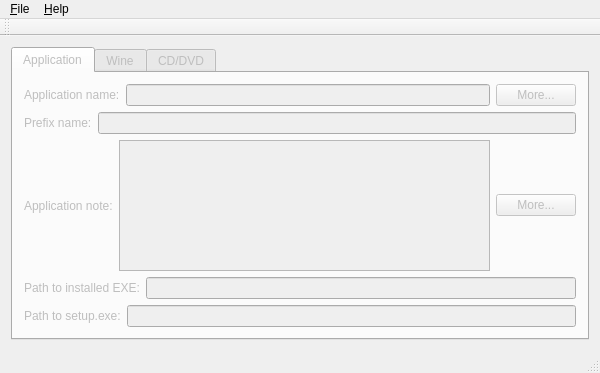
<?xml version="1.0" encoding="UTF-8"?>
<ui version="4.0">
 <class>MainWindow</class>
 <widget class="QMainWindow" name="MainWindow">
  <property name="geometry">
   <rect>
    <x>0</x>
    <y>0</y>
    <width>600</width>
    <height>373</height>
   </rect>
  </property>
  <property name="windowTitle">
   <string>wgedit</string>
  </property>
  <widget class="QWidget" name="centralWidget">
   <layout class="QHBoxLayout" name="horizontalLayout">
    <item>
     <widget class="QTabWidget" name="tabWidget">
      <property name="enabled">
       <bool>false</bool>
      </property>
      <property name="currentIndex">
       <number>0</number>
      </property>
      <widget class="QWidget" name="tabApp">
       <attribute name="title">
        <string>Application</string>
       </attribute>
       <layout class="QVBoxLayout" name="verticalLayout">
        <item>
         <layout class="QHBoxLayout" name="horizontalLayout_2">
          <item>
           <widget class="QLabel" name="label">
            <property name="text">
             <string>Application name:</string>
            </property>
           </widget>
          </item>
          <item>
           <widget class="QLineEdit" name="txtName"/>
          </item>
          <item>
           <widget class="QPushButton" name="cmdMoreNames">
            <property name="statusTip">
             <string>With this button you can translate name in many languages</string>
            </property>
            <property name="text">
             <string>More...</string>
            </property>
           </widget>
          </item>
         </layout>
        </item>
        <item>
         <layout class="QHBoxLayout" name="horizontalLayout_3">
          <item>
           <widget class="QLabel" name="label_2">
            <property name="text">
             <string>Prefix name:</string>
            </property>
           </widget>
          </item>
          <item>
           <widget class="QLineEdit" name="txtPrefix"/>
          </item>
         </layout>
        </item>
        <item>
         <layout class="QHBoxLayout" name="horizontalLayout_7">
          <item>
           <widget class="QLabel" name="label_6">
            <property name="text">
             <string>Application note:</string>
            </property>
           </widget>
          </item>
          <item>
           <widget class="QTextEdit" name="textEdit"/>
          </item>
          <item>
           <widget class="QPushButton" name="pushButton">
            <property name="statusTip">
             <string>With this button you can translate note in many languages</string>
            </property>
            <property name="text">
             <string>More...</string>
            </property>
           </widget>
          </item>
         </layout>
        </item>
        <item>
         <layout class="QHBoxLayout" name="horizontalLayout_11">
          <item>
           <widget class="QLabel" name="label_10">
            <property name="toolTip">
             <string>It`s optional. Example: c:/program files/coolprog/coolprog.exe -opengl</string>
            </property>
            <property name="statusTip">
             <string>If you`re want to add a link to your program, give full path to EXE with arguments here.</string>
            </property>
            <property name="text">
             <string>Path to installed EXE:</string>
            </property>
           </widget>
          </item>
          <item>
           <widget class="QLineEdit" name="txtExepath">
            <property name="toolTip">
             <string>It`s optional. Example: c:/program files/coolprog/coolprog.exe -opengl</string>
            </property>
            <property name="statusTip">
             <string>If you`re want to add a link to your program, give full path to EXE with arguments here</string>
            </property>
           </widget>
          </item>
         </layout>
        </item>
        <item>
         <layout class="QHBoxLayout" name="horizontalLayout_12">
          <item>
           <widget class="QLabel" name="label_11">
            <property name="text">
             <string>Path to setup.exe:</string>
            </property>
           </widget>
          </item>
          <item>
           <widget class="QLineEdit" name="txtSetup">
            <property name="toolTip">
             <string>&lt;!DOCTYPE HTML PUBLIC &quot;-//W3C//DTD HTML 4.0//EN&quot; &quot;http://www.w3.org/TR/REC-html40/strict.dtd&quot;&gt;
&lt;html&gt;&lt;head&gt;&lt;meta name=&quot;qrichtext&quot; content=&quot;1&quot; /&gt;&lt;style type=&quot;text/css&quot;&gt;
p, li { white-space: pre-wrap; }
&lt;/style&gt;&lt;/head&gt;&lt;body style=&quot; font-family:'Droid Sans'; font-size:8pt; font-weight:400; font-style:normal;&quot;&gt;
&lt;table style=&quot;-qt-table-type: root; margin-top:4px; margin-bottom:4px; margin-left:4px; margin-right:4px;&quot;&gt;
&lt;tr&gt;
&lt;td style=&quot;border: none;&quot;&gt;
&lt;p style=&quot; margin-top:0px; margin-bottom:0px; margin-left:0px; margin-right:0px; -qt-block-indent:0; text-indent:0px;&quot;&gt;It`s optional. Example: setup.exe&lt;/p&gt;
&lt;p style=&quot; margin-top:0px; margin-bottom:0px; margin-left:0px; margin-right:0px; -qt-block-indent:0; text-indent:0px;&quot;&gt;&lt;span style=&quot; font-weight:600;&quot;&gt;If leave empty, then autorun.inf will be used.&lt;/span&gt;&lt;/p&gt;&lt;/td&gt;&lt;/tr&gt;&lt;/table&gt;&lt;/body&gt;&lt;/html&gt;</string>
            </property>
            <property name="statusTip">
             <string>If you`re want that WineGame runs the installation program, give its path (from CD root) here</string>
            </property>
           </widget>
          </item>
         </layout>
        </item>
       </layout>
      </widget>
      <widget class="QWidget" name="tabWine">
       <attribute name="title">
        <string>Wine</string>
       </attribute>
      </widget>
      <widget class="QWidget" name="tabCD">
       <attribute name="title">
        <string>CD/DVD</string>
       </attribute>
      </widget>
     </widget>
    </item>
   </layout>
  </widget>
  <widget class="QMenuBar" name="menuBar">
   <property name="geometry">
    <rect>
     <x>0</x>
     <y>0</y>
     <width>600</width>
     <height>21</height>
    </rect>
   </property>
   <widget class="QMenu" name="menu_Help">
    <property name="title">
     <string>&amp;Help</string>
    </property>
    <addaction name="action_About"/>
    <addaction name="action_About_Qt"/>
   </widget>
   <widget class="QMenu" name="menu_File">
    <property name="title">
     <string>&amp;File</string>
    </property>
    <addaction name="actNew"/>
    <addaction name="actOpen"/>
    <addaction name="actSave"/>
    <addaction name="separator"/>
    <addaction name="action_Quit"/>
   </widget>
   <addaction name="menu_File"/>
   <addaction name="menu_Help"/>
  </widget>
  <widget class="QToolBar" name="mainToolBar">
   <attribute name="toolBarArea">
    <enum>TopToolBarArea</enum>
   </attribute>
   <attribute name="toolBarBreak">
    <bool>false</bool>
   </attribute>
  </widget>
  <widget class="QStatusBar" name="statusBar"/>
  <action name="actNew">
   <property name="text">
    <string>&amp;New</string>
   </property>
   <property name="statusTip">
    <string>Creates a new WineGame package</string>
   </property>
   <property name="shortcut">
    <string>Ctrl+N</string>
   </property>
  </action>
  <action name="actOpen">
   <property name="text">
    <string>&amp;Open</string>
   </property>
   <property name="statusTip">
    <string>Open a existing WineGame package</string>
   </property>
   <property name="shortcut">
    <string>Ctrl+O</string>
   </property>
  </action>
  <action name="actSave">
   <property name="text">
    <string>&amp;Save</string>
   </property>
   <property name="statusTip">
    <string>Save the package</string>
   </property>
   <property name="shortcut">
    <string>Ctrl+S</string>
   </property>
  </action>
  <action name="action_About">
   <property name="text">
    <string>&amp;About</string>
   </property>
  </action>
  <action name="action_About_Qt">
   <property name="text">
    <string>&amp;About Qt</string>
   </property>
  </action>
  <action name="action_Quit">
   <property name="text">
    <string>&amp;Quit</string>
   </property>
   <property name="statusTip">
    <string>Quit the program</string>
   </property>
   <property name="shortcut">
    <string>Ctrl+Q, Ctrl+W</string>
   </property>
  </action>
 </widget>
 <layoutdefault spacing="6" margin="11"/>
 <resources/>
 <connections/>
</ui>
